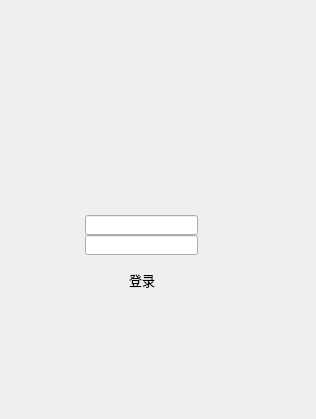
<?xml version="1.0" encoding="UTF-8"?>
<ui version="4.0">
 <class>LoginDialog</class>
 <widget class="QDialog" name="LoginDialog">
  <property name="geometry">
   <rect>
    <x>0</x>
    <y>0</y>
    <width>316</width>
    <height>419</height>
   </rect>
  </property>
  <property name="windowTitle">
   <string>Dialog</string>
  </property>
  <widget class="QLabel" name="label">
   <property name="geometry">
    <rect>
     <x>0</x>
     <y>70</y>
     <width>280</width>
     <height>400</height>
    </rect>
   </property>
   <property name="font">
    <font>
     <family>微软雅黑</family>
     <pointsize>10</pointsize>
    </font>
   </property>
   <property name="frameShadow">
    <enum>QFrame::Sunken</enum>
   </property>
   <property name="text">
    <string/>
   </property>
   <property name="pixmap">
    <pixmap>images/qq.png</pixmap>
   </property>
   <property name="alignment">
    <set>Qt::AlignHCenter|Qt::AlignTop</set>
   </property>
  </widget>
  <widget class="QLineEdit" name="userLineEdit">
   <property name="geometry">
    <rect>
     <x>85</x>
     <y>215</y>
     <width>113</width>
     <height>20</height>
    </rect>
   </property>
  </widget>
  <widget class="QLineEdit" name="pwdLineEdit">
   <property name="geometry">
    <rect>
     <x>85</x>
     <y>235</y>
     <width>113</width>
     <height>20</height>
    </rect>
   </property>
   <property name="echoMode">
    <enum>QLineEdit::Password</enum>
   </property>
  </widget>
  <widget class="QPushButton" name="loginPushButton">
   <property name="geometry">
    <rect>
     <x>36</x>
     <y>258</y>
     <width>212</width>
     <height>43</height>
    </rect>
   </property>
   <property name="font">
    <font>
     <family>微软雅黑</family>
     <pointsize>10</pointsize>
    </font>
   </property>
   <property name="text">
    <string>登录</string>
   </property>
   <property name="flat">
    <bool>true</bool>
   </property>
  </widget>
 </widget>
 <resources/>
 <connections/>
</ui>
